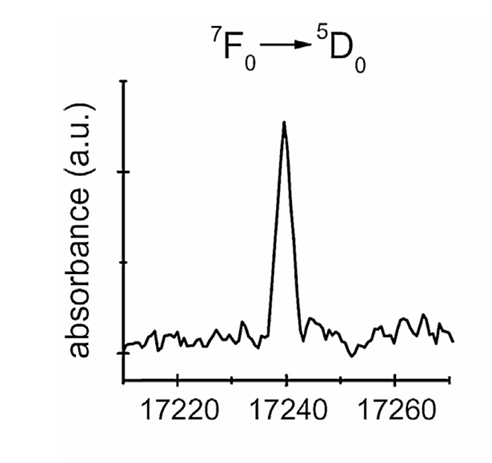
#> input picture data.png, 492 x 463 px; its folder holds only this picture in this run
$ python convert.py
#> lines starting #> are read from the running program, lines starting #| are printed output that depends on the picture; after the words box and inside, x2 and y2 are one past the last pixel; in counts of white or black regions, pixels touching at a corner belong together
import sys
import csv
import tkinter as tk
from tkinter import filedialog
import numpy as np
from PIL import Image
import matplotlib.pyplot as plt
from matplotlib.widgets import Button


def select_png_file():
    """打开文件选择对话框，返回所选PNG文件的路径"""
    root = tk.Tk()
    root.withdraw()  # 隐藏主窗口
    file_path = filedialog.askopenfilename(
        title="选择PNG文件",
        filetypes=[("PNG files", "*.png"), ("All files", "*.*")]
    )
    root.destroy()
    return file_path


def image_to_binary(image_path, threshold=127):
    """
    读取图像，转换为灰度图，再二值化。
    返回二值图像（True表示黑色，False表示白色）以及图像尺寸。
    """
    img = Image.open(image_path).convert('L')  # 转为灰度图
    width, height = img.size
    # 二值化：像素值 <= threshold 为黑(True)，否则为白(False)
    binary_img = np.array(img) <= threshold
    return binary_img, width, height


def get_black_pixel_coords(binary_img):
    """
    从二值图像中提取所有黑色像素的坐标 (x, y)，原点在左下角。
    y 坐标已转换：原始行号（从上向下） -> 新 y = height - 1 - 行号
    """
    # np.where 返回 (row_indices, col_indices)，row 对应原始 y，col 对应 x
    y_orig, x_vals = np.where(binary_img)  # y_orig 从上向下递增
    height = binary_img.shape[0]           # 图像高度（像素数）
    # 转换 y 坐标：使原点位于左下角
    y_new = height - 1 - y_orig
    coords = list(zip(x_vals, y_new))
    return coords


def save_coords_to_csv(coords, csv_path):
    """将坐标列表保存到CSV文件，不包含表头"""
    with open(csv_path, 'w', newline='') as f:
        writer = csv.writer(f)
        writer.writerows(coords)


def plot_black_points(coords, width, height):
    """
    绘制黑点散点图（左下角原点），并添加一个“Continue”按钮。
    点击按钮后关闭所有图形窗口并退出程序。
    """
    if not coords:
        print("警告：图像中没有黑色像素点，无法绘制。")
        sys.exit(0)

    x_vals = [p[0] for p in coords]
    y_vals = [p[1] for p in coords]

    fig, ax = plt.subplots(figsize=(8, 6))
    ax.scatter(x_vals, y_vals, s=1, c='black', marker='.', alpha=0.1)
    ax.set_title("Black Pixel Distribution (origin at bottom-left)")
    ax.set_xlabel("X coordinate (column)")
    ax.set_ylabel("Y coordinate (row, from bottom)")
    # 设置坐标轴范围，确保显示完整图像区域
    ax.set_xlim(0, width - 1)
    ax.set_ylim(0, height - 1)
    ax.set_aspect('equal', adjustable='box')
    ax.grid(True, linestyle='--', alpha=0.1)

    # 添加 "Continue" 按钮
    ax_button = plt.axes([0.8, 0.01, 0.15, 0.05])  # [left, bottom, width, height]
    btn = Button(ax_button, 'Continue')
    # 绑定点击事件：关闭图形并退出
    btn.on_clicked(lambda event: (plt.close('all'), sys.exit(0)))

    plt.show()


def main():
    # 1. 选择PNG文件
    png_path = select_png_file()
#> the answer given: data.png
    if not png_path:
        print("未选择文件，程序退出。")
        sys.exit(0)

    # 2. 转换为二值图，获取黑色像素坐标（已转换至左下角原点）
    binary_img, width, height = image_to_binary(png_path)
#> in image_to_binary, `binary_img = np.array(img) <= threshold`:
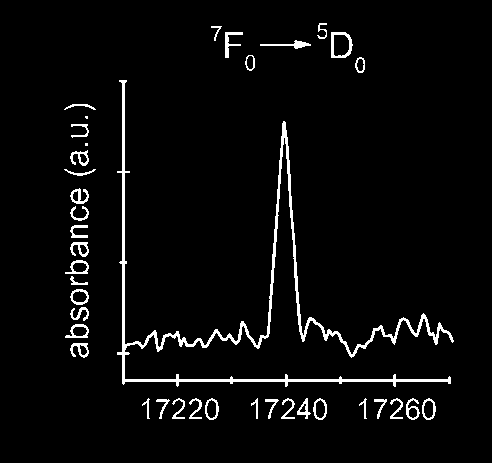
#> binary_img: shape (463, 492) bool; 3.8% white; 39 white regions (2 under 20 px), largest, box (x1, y1, x2, y2) and area: (117, 80, 454, 387) 4952, (331, 32, 353, 58) 227, (225, 32, 243, 58) 166
#> width = 492; height = 463
    black_coords = get_black_pixel_coords(binary_img)
#> in get_black_pixel_coords, `y_orig, x_vals = np.where(binary_img)`: y_orig = 8723 values from 23 to 419; x_vals = 8723 values, max 453 at index 5455, min 64 at index 962, mean 234.4
#> in get_black_pixel_coords, `y_new = height - 1 - y_orig`: y_new = 8723 values, max 439 at index 0, min 43 at index 8704, mean 179
#> in get_black_pixel_coords, `coords = list(zip(x_vals, y_new))`: coords = 8723 pairs, first value 64 to 453, second value 43 to 439
#> black_coords has the same summary as coords in get_black_pixel_coords

    # 3. 保存为CSV文件（无表头）
    csv_path = 'data.csv'
    save_coords_to_csv(black_coords, csv_path)
    print(f"已保存 {len(black_coords)} 个黑点坐标到文件：{csv_path}")
#| 已保存 8723 个黑点坐标到文件：data.csv

    # 4. 绘制散点图并显示“Continue”按钮
    plot_black_points(black_coords, width, height)
#> in plot_black_points, `y_vals = [p[1] for p in coords]`: y_vals has the same summary as y_new in get_black_pixel_coords
#> in plot_black_points, `plt.show()`:
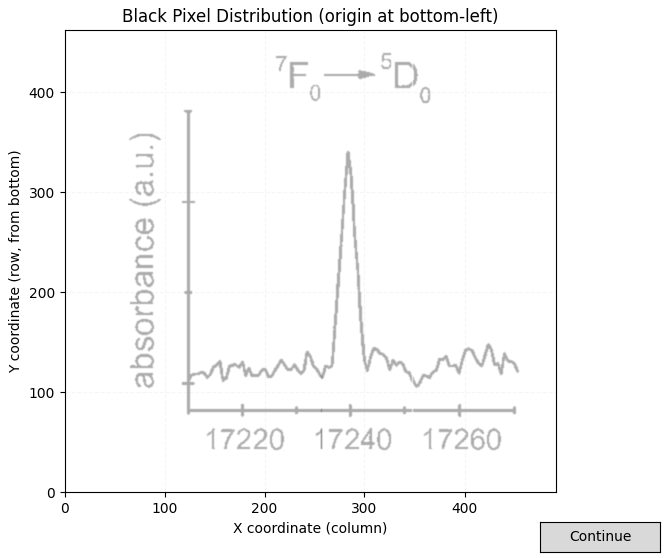
#> figure drawn by matplotlib, 1 panel


if __name__ == "__main__":
    main()
